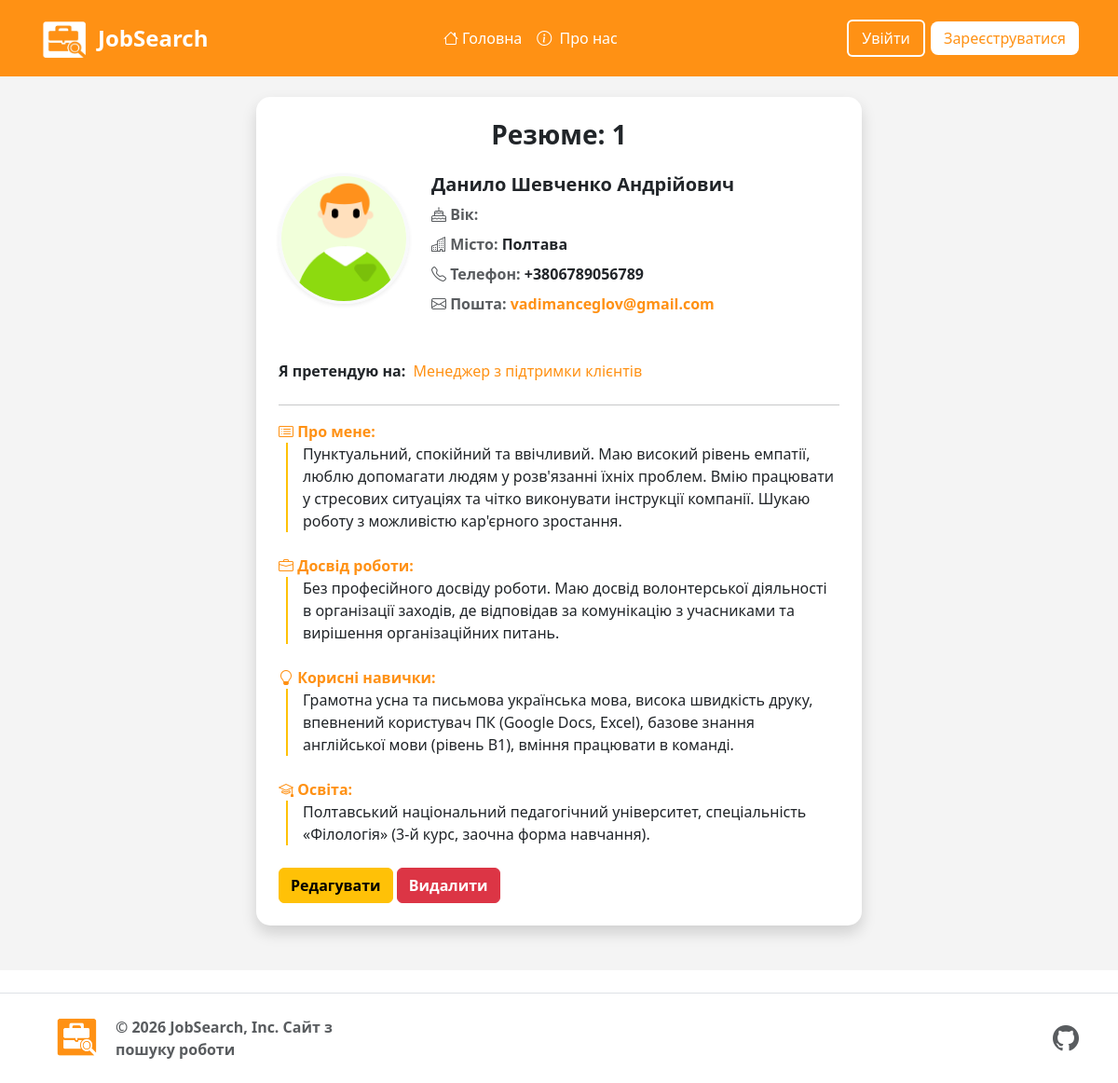
The page /job-resume/5/ on the database its author committed.
### project/models.py (models this page shows, shortened)
class Resume(models.Model):
    author = models.ForeignKey(User, on_delete=models.CASCADE, related_name="resume")#автор
    title = models.CharField(max_length=256)#Заголовок
    city = models.ForeignKey(City, on_delete=models.SET_NULL, null=True, blank=True)
    phone_res = models.CharField(max_length=20, blank=True, null=True, verbose_name="Номер телефону")
    description = models.TextField()#опис
    description1 = models.TextField(null=True, blank=True)#опис
    description2 = models.TextField(null=True, blank=True)#опис
    description3 = models.TextField(null=True, blank=True)#опис
    description4 = models.TextField(null=True, blank=True)#опис
    file = models.FileField(upload_to='resumes/',  null=True, blank=True)#файл
    date = models.DateTimeField(auto_now_add=True, blank=True, null=True,)#дата створення
    updated_at = models.DateTimeField(auto_now=True, blank=True, null=True, verbose_name="Дата оновлення")
    email = models.EmailField(max_length=254, blank=True, null=True)

class City(models.Model):
    name = models.CharField(max_length=100)

### auth_system/models.py (models this page shows, shortened)
class UserProfile(models.Model):
    user = models.OneToOneField(User, on_delete=models.CASCADE, related_name='profile')
    email = models.EmailField(max_length=254, blank=True, null=True)
    avatar = models.ImageField(upload_to='imge_avatar', null=True, blank=True)
    op = models.CharField(choices=OP_CHOICES, max_length=20, default='Yes', null=True, blank=True)#
    first_name = models.CharField(max_length=100,blank=True, verbose_name='first_name')#імя
    last_name = models.CharField(max_length=100,blank=True, verbose_name='last_name')#прізвище
    patronymic = models.CharField(max_length=100, blank=True, null=True, verbose_name='patronymic')#по батькові
    birth_date = models.DateField(null=True, blank=True)#дата народження
    gender = models.CharField(choices=GENDER_CHOICES, max_length=20, default='Ч')#стать
    role = models.CharField(choices=ROLE_CHOICES, max_length=20, default='User')#
    bio = models.TextField(blank=True)#опис
    referral = models.ForeignKey('project.Category', on_delete=models.SET_NULL, null=True)#направлення
    phone_number = models.CharField(max_length=20, blank=True, null=True, verbose_name="Номер телефону")
    linkedin_url = models.URLField(max_length=255, blank=True, null=True)
    @property
    def img_avatar(self):
        if self.avatar:
            return self.avatar.url
        if self.gender == 'Men':
            if self.op == 'Yes':
                return '/static/image/men-op.png'
            else:
                return '/static/image/men.png'
        else:
            if self.op == 'Yes':
                return '/static/image/women-op.png'
            else:
                return '/static/image/women.png'

### project/views.py (the view)
# urls.py: path('job-resume/<int:pk>/', views.Job_ResumeView.as_view(), name='job_resume'),
class Job_ResumeView(DetailView):
    model = Resume
    context_object_name = "resume"
    template_name = "jobs/job_resume.html"
    def get_context_data(self, **kwargs):
        context = super().get_context_data(**kwargs)
        resume = self.get_object()
        context['profil'] = UserProfile.objects.all()
        if self.request.user.is_authenticated and hasattr(self.request.user, 'employer'):
            context['applications'] = Application.objects.filter(
                resume=resume,
                vacancy__company=self.request.user.employer
            ).select_related('vacancy')
        else:
            context['applications'] = Application.objects.none()
        return context

### templates/jobs/job_resume.html (shortened to what this page needs)
{% extends 'base.html' %}
{% load static %}
{% block content %}
{% if user.employer.name_company %}
    <div class="container mt-5 mb-5">
        <div class="row gx-5 justify-content-center">
            <div class="col-auto d-flex justify-content-center">
                <div class="card shadow border-0" style=" width:100%; max-width:650px; border-radius:15px;">
                    <div class="card-body p-4">
                        <div class="mb-2">
                            <h3 class="text-center fw-bold mb-4">Резюме: {{ resume.title }}</h3>
                        </div>
                        <div class="d-flex flex-sm-row align-items-center align-items-sm-start gap-4 mb-4">
                            <div class="mb-2">
                                <img src="{{ resume.author.profile.img_avatar }}" alt="Avatar"
                                class="rounded-circle img-fluid border border-3 border-light shadow-sm"
                                style="max-width: 140px; height: 140px; object-fit: cover;">
                            </div>
                            <div class="d-flex flex-column align-items-start">
                                <h5 class="fw-bold">
                                    {{ resume.author.profile.first_name }}
                                    {{ resume.author.profile.last_name }}
                                    {{ resume.author.profile.patronymic }}
                                </h5>
                                <div class="mb-2 flex-grow-1">
                                    <label class="fw-bold text-muted"><i class="bi bi-cake"></i> Вік:</label>
                                    <p class="fw-bold d-inline">{{ resume.author.profile.age }}</p>
                                </div>
                                <div class="mb-2 flex-grow-1">
                                    <label class="fw-bold text-muted"><i class="bi bi-buildings"></i> Місто:</label>
                                    <p class="fw-bold d-inline">{{ resume.city.name }}</p>
                                </div>
                                <div class="mb-2">
                                    <label class="fw-bold text-muted"><i class="bi bi-telephone"></i> Телефон:</label>
                                    <p class="fw-bold d-inline">{{ resume.phone_res }}</p>
                                </div>
                                <div class="mb-4">
                                    <label class="fw-bold text-muted"><i class="bi bi-envelope"></i> Пошта:</label>
                                    <p class="fw-bold d-inline text-site">{{ resume.email }}</p>
                                </div>
                            </div>
                        </div>
                            <div class="mb-4">
                                <label class="fw-bold ">Я претендую на:</label>
                                <p class="text-site d-inline ms-1 mb-0">{{ resume.description1 }} </p>
                            </div>
                            <hr>
                            <div class="mb-4">
                                <label class="fw-bold text-site"><i class="bi bi-card-list"></i> Про мене:</label>
                                <div class="ps-3 ms-2 border-start border-2 border-warning">
                                    {{ resume.description }}
                                </div>
                            </div>
                            <div class="mb-4">
                                <label class=" fw-bold text-site"><i class="bi bi-briefcase"></i> Досвід роботи:</label>
                                <div class="ps-3 ms-2 border-start border-2 border-warning">
                                    {{ resume.description2 }}
                                </div>
                            </div>
                            <div class="mb-4">
                                <label class=" fw-bold text-site"><i class="bi bi-lightbulb"></i> Корисні навички:</label>
                                <div class="ps-3 ms-2 border-start border-2 border-warning">
                                    {{ resume.description3 }}
                                </div>
                            </div>
                            <div class="mb-4">
                                <label class="fw-bold text-site"><i class="bi bi-mortarboard"></i> Освіта:</label>
                                <div class="ps-3 ms-2 border-start border-2 border-warning">
                                    {{ resume.description4 }}
                                </div>
                            </div>
                    </div>
                </div>
            </div>
        <div class="col-auto justify-content-end">
        <h3>Заявки по цьому резюме на ваші вакансії:</h3>
            {% if messages %}
                {% for message in messages %}
                <div class="alert alert-warning alert-dismissible fade show" role="alert">
                    {{ message }}
                  <button type="button" class="btn-close" data-bs-dismiss="alert" aria-label="Close"></button>
                </div>
                {% endfor %}
            {% endif %}
        {% for appli in applications %}
            <div class="card shadow border-0 mb-3" style="width:100%; max-width:600px; border-radius:15px;">
                <div class="card-body p-4">
                        <p><strong>Резюме на вакансію:</strong> <strong class="text-site">{{ appli.vacancy.title }}</strong></p>
                        <p><strong>Статус: </strong><span class="badge text-bg-warning">{{ appli.get_status_display|default:"На розгляді" }}</span></p>
                        <hr>
                    <div class="d-grid gap-2 d-md-flex">
                        <form action="{% url 'change_status' appli.pk %}" method="post" class="flex-grow-1" style="display:inline;">
                            {% csrf_token %}
                            <input type="hidden" name="status" value="accepted">
                            <button type="submit" class="btn btn-success fw-bold w-100">Прийняти</button>
                        </form>
                        <form action="{% url 'change_status' appli.pk %}" method="post" class="flex-grow-1" style="display:inline;">
                            {% csrf_token %}
                            <input type="hidden" name="status" value="reject">
                            <button type="submit" class="btn btn-danger fw-bold w-100">Відхилити</button>
                        </form>
                    </div>
                </div>
            </div>
        {% empty %}
            <p>На ваші вакансії по цьому резюме заявок поки немає.</p>
        {% endfor %}
        </div>
      </div>
    </div>
{% else %}
    <div class="container mt-4 mb-5">
      <div class="row justify-content-center">
            <div class="col-12 d-flex justify-content-center">
                <div class="card shadow border-0" style="width:100%; max-width:650px; border-radius:15px;">
                    <div class="card-body p-4">
                        <div class="mb-2">
                            <h3 class="text-center fw-bold mb-4">Резюме: {{ resume.title }}</h3>
                        </div>
                        <div class="d-flex flex-sm-row align-items-center align-items-sm-start gap-4 mb-4">
                            <div class="mb-2">
                                <img src="{{ resume.author.profile.img_avatar }}" alt="Avatar"
                                class="rounded-circle img-fluid border border-3 border-light shadow-sm"
                                style="max-width: 140px; height: 140px; object-fit: cover;">
                            </div>
                            <div class="d-flex flex-column align-items-cente">
                                <h5 class="fw-bold">
                                    {{ resume.author.profile.first_name }}
                                    {{ resume.author.profile.last_name }}
                                    {{ resume.author.profile.patronymic }}
                                </h5>
                                <div class="mb-2 flex-grow-1">
                                    <label class="fw-bold text-muted"><i class="bi bi-cake"></i> Вік:</label>
                                </div>
                                <div class="mb-2 flex-grow-1">
                                    <label class="fw-bold text-muted"><i class="bi bi-buildings"></i> Місто:</label>
                                    <p class="fw-bold d-inline">{{ resume.city.name }}</p>
                                </div>
                                <div class="mb-2">
                                    <label class="fw-bold text-muted"><i class="bi bi-telephone"></i> Телефон:</label>
                                    <p class="fw-bold d-inline">{{ resume.phone_res }}</p>
                                </div>
                                <div class="mb-4">
                                    <label class="fw-bold text-muted"><i class="bi bi-envelope"></i> Пошта:</label>
                                    <p class="fw-bold d-inline text-site">{{ resume.email }}</p>
                                </div>
                            </div>
                        </div>
                            <div class="mb-4">
                                <label class="fw-bold ">Я претендую на:</label>
                                <p class="text-site d-inline ms-1 mb-0">{{ resume.description1 }} </p>
                            </div>
                            <hr>
                            <div class="mb-4">
                                <label class="fw-bold text-site"><i class="bi bi-card-list"></i> Про мене:</label>
                                <div class="ps-3 ms-2 border-start border-2 border-warning">
                                    {{ resume.description }}
                                </div>
                            </div>
                            <div class="mb-4">
                                <label class=" fw-bold text-site"><i class="bi bi-briefcase"></i> Досвід роботи:</label>
                                <div class="ps-3 ms-2 border-start border-2 border-warning">
                                    {{ resume.description2 }}
                                </div>
                            </div>
                            <div class="mb-4">
                                <label class=" fw-bold text-site"><i class="bi bi-lightbulb"></i> Корисні навички:</label>
                                <div class="ps-3 ms-2 border-start border-2 border-warning">
                                    {{ resume.description3 }}
                                </div>
                            </div>
                            <div class="mb-4">
                                <label class="fw-bold text-site"><i class="bi bi-mortarboard"></i> Освіта:</label>
                                <div class="ps-3 ms-2 border-start border-2 border-warning">
                                    {{ resume.description4 }}
                                </div>
                            </div>
                                <a href="{% url 'resume_update' resume.pk %}" class="btn btn-warning fw-bold">Редагувати</a>
                                <a href="{% url 'job_delete' resume.pk %}" class="btn btn-danger fw-bold">Видалити</a>
                    </div>
                </div>
            </div>
      </div>
    </div>
{% endif %}
{% endblock %}

### static/css/stayle.css (style rules this page uses)
html, body { height: 100%; margin: 0; }
body { display: flex; flex-direction: column; min-height: 100vh; }
.text-site { color:#ff9114; }

### rows shown on the page
Resume: title "1", author.profile.first_name "Данило", author.profile.last_name "Шевченко", author.profile.patronymic "Андрійович", city.name "Полтава", phone_res "+3806789056789", email "vadimanceglov@gmail.com", description1 "Менеджер з підтримки клієнтів", description "Пунктуальний, спокійний та ввічливий. Маю високий рівень емпатії, люблю допомагати людям у розв'язанні їхніх проблем. Вмію працювати у стресових ситуаціях та чітко виконувати інструкції компанії. Шукаю роботу з можливістю кар'єрного зростання.", description2 "Без професійного досвіду роботи. Маю досвід волонтерської діяльності в організації заходів, де відповідав за комунікацію з учасниками та вирішення організаційних питань.", description3 "Грамотна усна та письмова українська мова, висока швидкість друку, впевнений користувач ПК (Google Docs, Excel), базове знання англійської мови (рівень B1), вміння працювати в команді.", description4 "Полтавський національний педагогічний університет, спеціальність «Філологія» (3-й курс, заочна форма навчання)."
